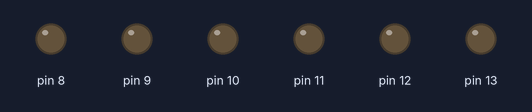
The sketch below on a simulated Arduino Uno, built with avr-gcc and run on an emulated ATmega328P. Shown: output pins drawn as LEDs (lit = HIGH).

Above: at 0.5 s.
At 3.5 s:
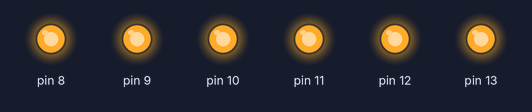
Timing chart, 0 to 4.6 s (numbered marks = the images above):
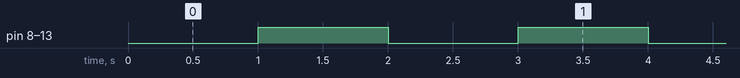

Measured:
- by itself, pin 8–13: alternates HIGH for 1.0 s and LOW for 1.0 s

The sketch:

EX_62_01_1.ino
```cpp
#define F_CPU 16000000L
#include <avr/io.h>
#include <util/delay.h>

int main(void) {
  DDRB |= 0x03F;      // pinMode (6개 핀)

  while (1) {
    PORTB &= ~0x3F;       // digitalWrite (6개 핀)
    _delay_ms(1000);      // delay
    PORTB |= 0x3F;      // digitalWrite (6개 핀)
    _delay_ms(1000);
  }

  return 1;
}
```
